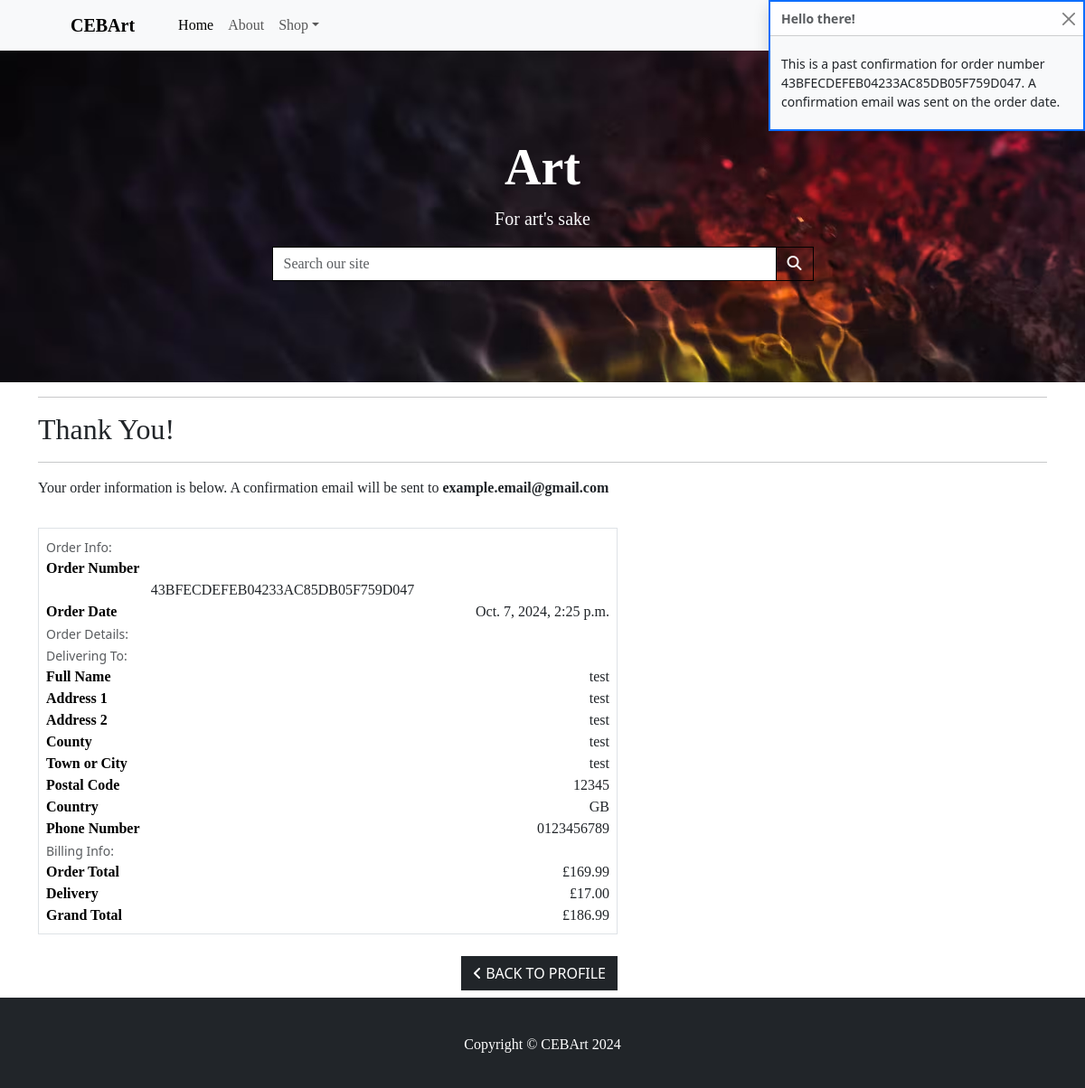
Page /profile/order_history/43BFECDEFEB04233AC85DB05F759D047 on the committed database.
### checkout/models.py (models this page shows, shortened)
class Order(models.Model):
    order_number = models.CharField(max_length=32, null=False, editable=False)
    user_profile = models.ForeignKey(UserProfile, on_delete=models.SET_NULL, null=True, blank=True, related_name='orders')
    full_name = models.CharField(max_length=50, null=False, blank=False)
    email = models.EmailField(max_length=254, null=False, blank=False)
    phone_number = models.CharField(max_length=20, null=False, blank=False)
    country = CountryField(blank_label='Country *', null=False, blank=False)
    postcode = models.CharField(max_length=20, null=True, blank=True)
    town_or_city = models.CharField(max_length=40, null=False, blank=False)
    street_address1 = models.CharField(max_length=80, null=False, blank=False)
    street_address2 = models.CharField(max_length=80, null=True, blank=True)
    county = models.CharField(max_length=80, null=True, blank=True)
    date = models.DateTimeField(auto_now_add=True)
    delivery_cost = models.DecimalField(max_digits=6, decimal_places=2, null=False, default=0)
    order_total = models.DecimalField(max_digits=10, decimal_places=2, null=False, default=0)
    grand_total = models.DecimalField(max_digits=10, decimal_places=2, null=False, default=0)
    original_cart = models.TextField(null=False, blank=False, default='')
    stripe_pid = models.CharField(max_length=254, null=False, blank=False, default='')

### profiles/views.py (the view)
# urls.py: path('order_history/<order_number>', views.order_history, name='order_history')
def order_history(request, order_number):
    order = get_object_or_404(Order, order_number=order_number)
    messages.info(request, (
        f'This is a past confirmation for order number {order_number}. '
        'A confirmation email was sent on the order date.'
    ))
    template = 'checkout/checkout_success.html'
    context = {
        'order': order,
        'from_profile': True,
    }
    return render(request, template, context)

### shop_cart/contexts.py (called while the page is built, shortened)
def cart_contents(request):
    cart_items = []
    total = 0
    product_count = 0
    delivery = 0
    grand_total = 0
    cart = request.session.get('cart', {})
    if total:
        delivery = total * Decimal(settings.STANDARD_DELIVERY_PERCENTAGE / 100)
        grand_total = delivery + total
    context = {
        'cart_items': cart_items,
        'total': total,
        'product_count': product_count,
        'delivery': delivery,
        'grand_total': grand_total,
    }
    return context

### checkout/templates/checkout/checkout_success.html (shortened to what this page needs)
{% extends 'base.html' %}
{% load static %}
{% block extra_css %}
<link rel="stylesheet" href="{% static 'checkout/css/checkout.css' %}">
{% endblock %}
{% block content %}
<div class="container success">
    <div class="row">
        <div class="col">
            <hr>
            <h2 class="logo-font mb-2">Thank You!</h2>
            <hr>
            <p class="text-dark">Your order information is below. A confirmation email will be sent to <strong>{{ order.email }}</strong></p>
        </div>
    </div>
    <div class="row my-3">
        <div class="col-12 col-lg-7">
            <div class="order-confirmation-wrapper p-2 border">
                <div class="row">
                    <div class="col">
                        <small class="text-muted">Order Info:</small>
                    </div>
                </div>
                <div class="row">
                    <div class="col-12 col-md-8">
                        <p class="mb-0 text-black fw-bold">Order Number</p>
                    </div>
                    <div class="col-12 col-md-8 text-md-end">
                        <p class="mb-0">{{ order.order_number }}</p>
                    </div>
                </div>
                <div class="row">
                    <div class="col-12 col-md-4">
                        <p class="mb-0 text-black fw-bold">Order Date</p>
                    </div>
                    <div class="col-12 col-md-8 text-md-end">
                        <p class="mb-0">{{ order.date }}</p>
                    </div>
                </div>
                <div class="row">
                    <div class="col">
                        <small class="text-muted">Order Details:</small>
                    </div>
                </div>
                <div class="row">
                    <div class="col">
                        <small class="text-muted">Delivering To:</small>
                    </div>
                </div>
                <div class="row">
                    <div class="col-12 col-md-4">
                        <p class="mb-0 text-black fw-bold">Full Name</p>
                    </div>
                    <div class="col-12 col-md-8 text-md-end">
                        <p class="mb-0">{{ order.full_name }}</p>
                    </div>
                </div>
                <div class="row">
                    <div class="col-12 col-md-4">
                        <p class="mb-0 text-black fw-bold">Address 1</p>
                    </div>
                    <div class="col-12 col-md-8 text-md-end">
                        <p class="mb-0">{{ order.street_address1 }}</p>
                    </div>
                </div>
                {% if order.street_address2 %}
                <div class="row">
                    <div class="col-12 col-md-4">
                        <p class="mb-0 text-black fw-bold">Address 2</p>
                    </div>
                    <div class="col-12 col-md-8 text-md-end">
                        <p class="mb-0">{{ order.street_address1 }}</p>
                    </div>
                </div>
                {% endif %}
                {% if order.county %}
                <div class="row">
                    <div class="col-12 col-md-4">
                        <p class="mb-0 text-black fw-bold">County</p>
                    </div>
                    <div class="col-12 col-md-8 text-md-end">
                        <p class="mb-0">{{ order.county }}</p>
                    </div>
                </div>
                {% endif %}
                <div class="row">
                    <div class="col-12 col-md-4">
                        <p class="mb-0 text-black fw-bold">Town or City</p>
                    </div>
                    <div class="col-12 col-md-8 text-md-end">
                        <p class="mb-0">{{ order.town_or_city }}</p>
                    </div>
                </div>
                {% if order.postcode %}
                <div class="row">
                    <div class="col-12 col-md-4">
                        <p class="mb-0 text-black fw-bold">Postal Code</p>
                    </div>
                    <div class="col-12 col-md-8 text-md-end">
                        <p class="mb-0">{{ order.postcode }}</p>
                    </div>
                </div>
                {% endif %}
                <div class="row">
                    <div class="col-12 col-md-4">
                        <p class="mb-0 text-black fw-bold">Country</p>
                    </div>
                    <div class="col-12 col-md-8 text-md-end">
                        <p class="mb-0">{{ order.country }}</p>
                    </div>
                </div>
                <div class="row">
                    <div class="col-12 col-md-4">
                        <p class="mb-0 text-black fw-bold">Phone Number</p>
                    </div>
                    <div class="col-12 col-md-8 text-md-end">
                        <p class="mb-0">{{ order.phone_number }}</p>
                    </div>
                </div>
                <div class="row">
                    <div class="col">
                        <small class="text-muted">Billing Info:</small>
                    </div>
                </div>
                <div class="row">
                    <div class="col-12 col-md-4">
                        <p class="mb-0 text-black fw-bold">Order Total</p>
                    </div>
                    <div class="col-12 col-md-8 text-md-end">
                        <p class="mb-0">£{{ order.order_total }}</p>
                    </div>
                </div>
                <div class="row">
                    <div class="col-12 col-md-4">
                        <p class="mb-0 text-black fw-bold">Delivery</p>
                    </div>
                    <div class="col-12 col-md-8 text-md-end">
                        <p class="mb-0">£{{ order.delivery_cost }}</p>
                    </div>
                </div>
                <div class="row">
                    <div class="col-12 col-md-4">
                        <p class="mb-0 text-black fw-bold">Grand Total</p>
                    </div>
                    <div class="col-12 col-md-8 text-md-end">
                        <p class="mb-0">£{{ order.grand_total }}</p>
                    </div>
                </div>
            </div>
        </div>
    </div>
    <div class="row">
        <div class="col-12 col-lg-7 text-end">
            {% if from_profile %}
                <a href="{% url 'profile' %}?category=new_arrivals,deals,clearance" class="btn btn-dark rounded-0 my-2">
                    <span class="icon mr-2">
                        <i class="fas fa-angle-left"></i>
                    </span>
                    <span class="text-uppercase">Back to Profile</span>
                </a>
            {% endif %}
        </div>
    </div>
</div>
{% endblock %}

### static/css/styles.css (style rules this page uses)
body { margin-bottom: 100px; }
h2, a, p, select, td { font-family: 'lato, roboto, arial'; }

### rows in the picture
Order: email "example.email@gmail.com", order_number "43BFECDEFEB04233AC85DB05F759D047", date "Oct. 7, 2024, 2:25 p.m.", full_name "test", street_address1 "test", county "test", town_or_city "test", postcode "12345", country "GB", phone_number "0123456789", order_total "169.99", delivery_cost "17.00", grand_total "186.99"

### other values in the picture
{{ message }} "This is a past confirmation for order number 43BFECDEFEB04233AC85DB05F759D047. A confirmation email was sent on the order date."
